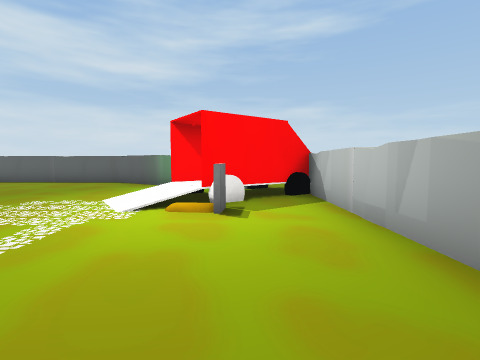
view 1 (above)

22 first-person views from a walk through a scene from a Unity 3-D project. The camera is 1.5 m above the floor, tilts 4° down and sees 85° across. The floor is counted in squares, 2 m on a side. Each view is taken from the middle of a square. On the plan, view 1 faces up. The plan holds only what a view shows up to about 9 squares ahead; the rest is blank. The place goes on beyond the plan. Some surface patterns are stand-ins.

view 2
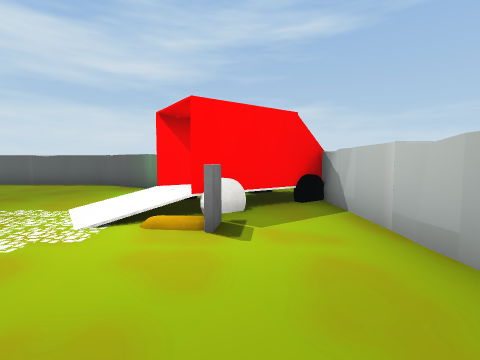

view 3
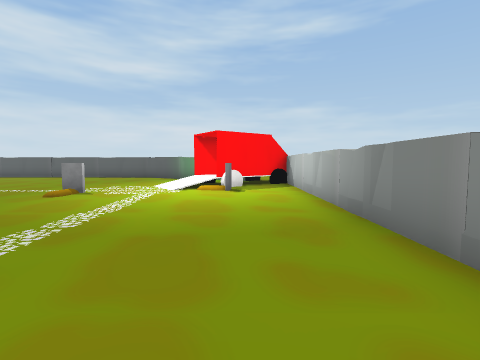

view 4
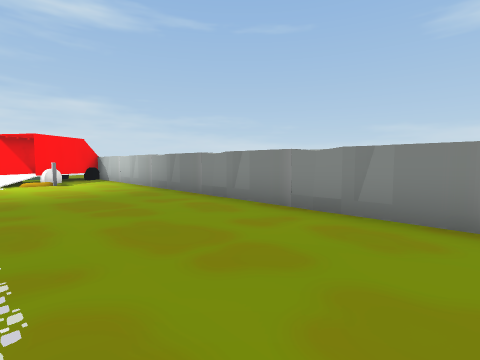

view 5
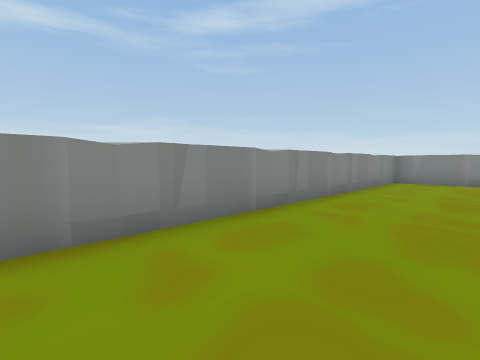

view 6
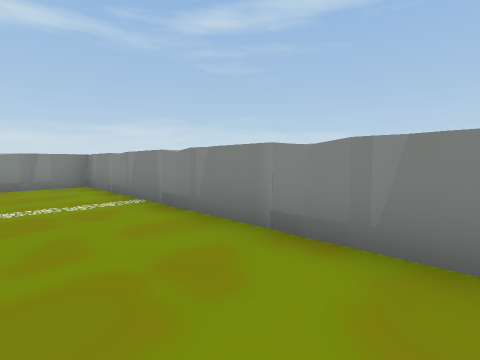

view 7
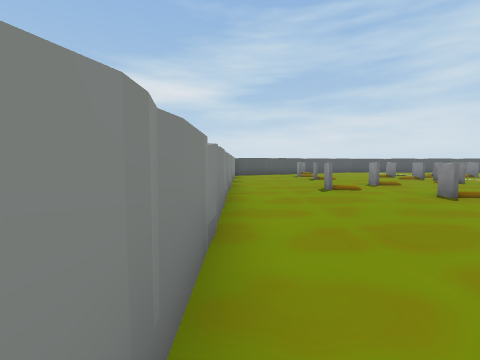

view 8
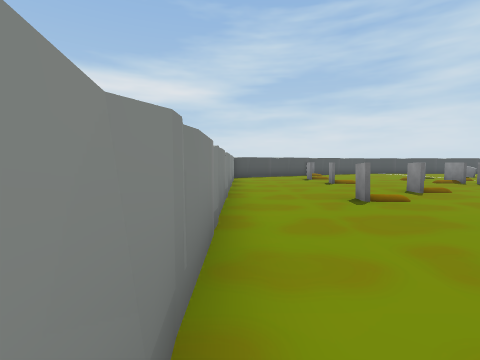

view 9
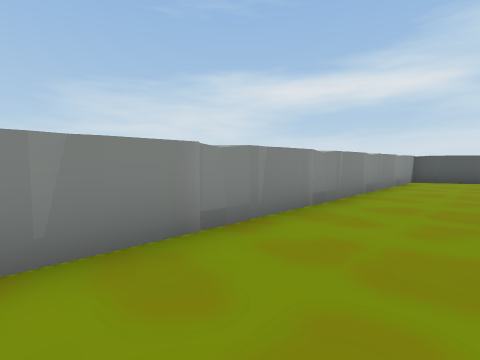

view 10
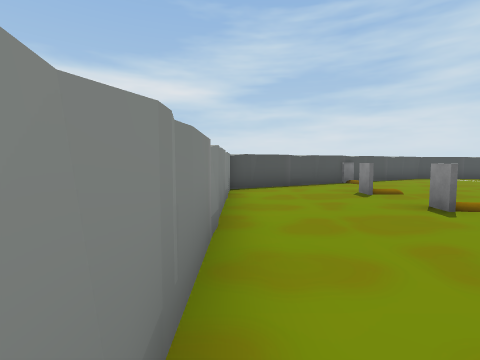

view 11
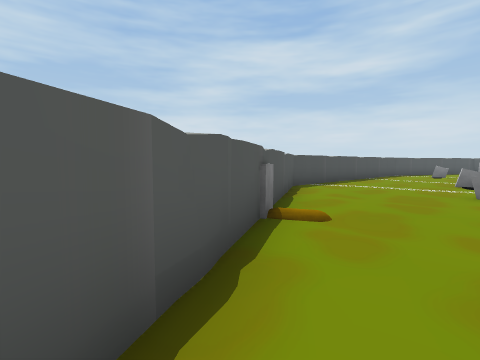

view 12
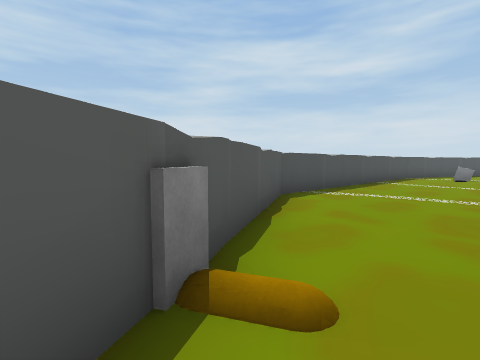

view 13
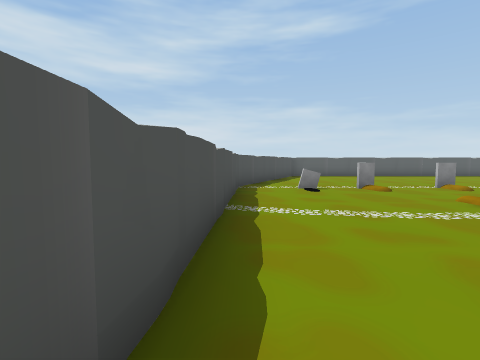

view 14
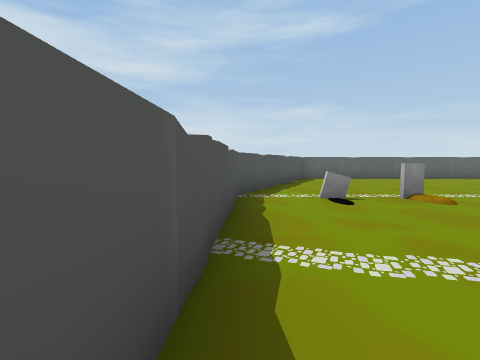

view 15
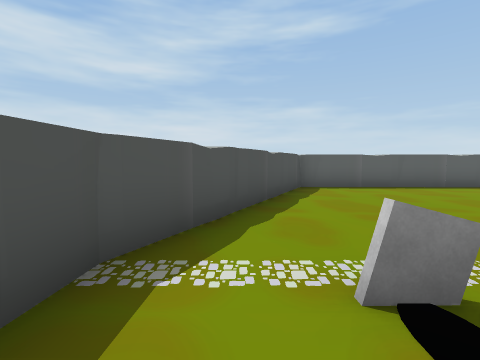

view 16
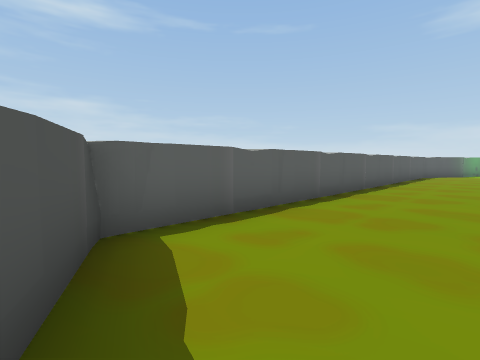

view 17
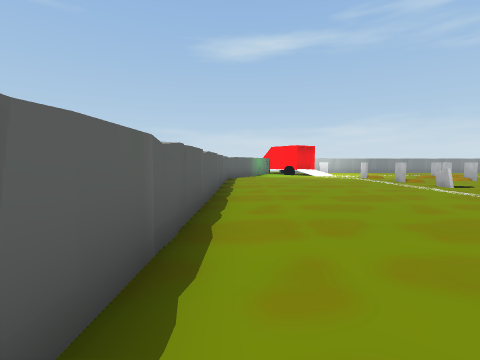

view 18
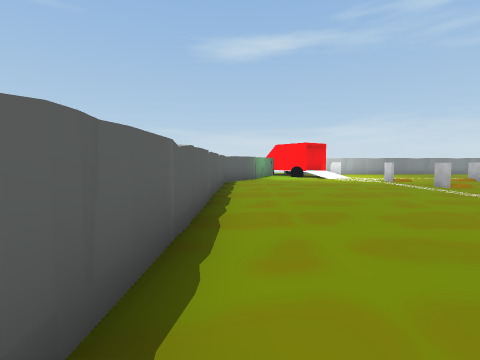

view 19
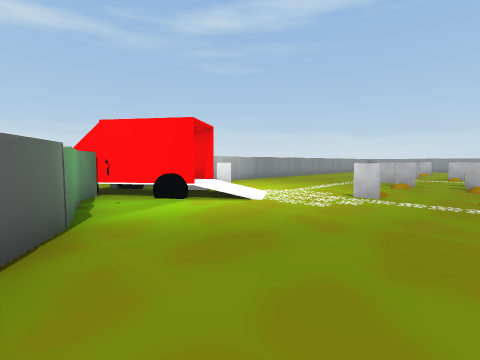

view 20
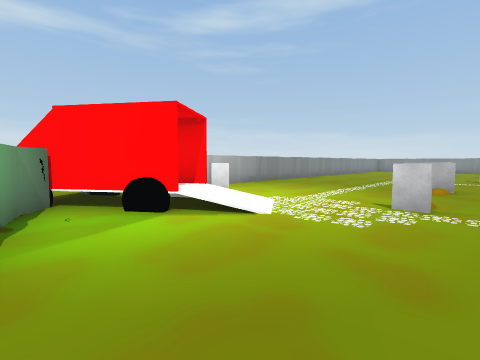

view 21
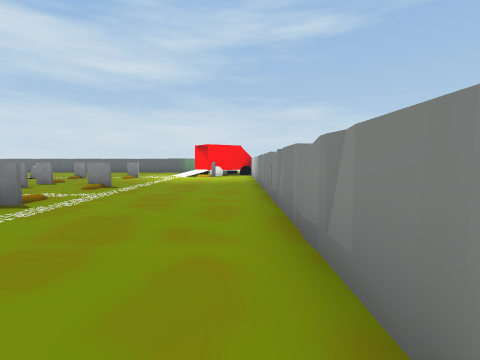

view 22
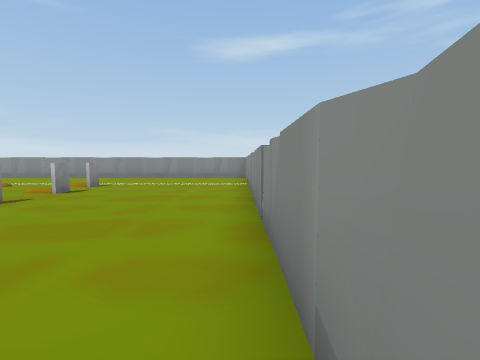

### Floor plan
Key: @ floor where view 1 was taken; # wall or solid block; . main floor; : floor 0.25 m higher than the main floor; / step, stairs or slope; T tombstone; O other object.
Columns run from 22 left of view 1 to 2 right of it. Each row starts with its distance up from view 1.
 10    #################
  9    #...............##
  8   ##................###
  7   #..................##
  6  ##..................###
  5  #..................//###
  4  #.....T.  ........../T.#
  3  #.O.T.:     .O.T.T.....#
  2 ##......      ..........#
  1 #.....         .........#
  0 #....T          T.T...@.#
 -1 #....            T.T....#
 -2 #...O            .......#
 -3 #....             ......#
 -4 #.....             /....#
 -5 #....O  OO         O....#
 -6 ##....  /.         .....#
 -7  #..... .....    ... ...#
 -8  ##............ //// ...#
 -9   #T..../..T.T..OT.T....#
-10   ##..T.T...:...........#
-11    #........T...........#
-12    ##...................#
-13     ##..................#
-14      ####################

Positions as (right, up) in squares from view 1, and headings:
1: (0, 0), facing up
2: (0, 1), facing up
3: (0, -3), facing up
4: (-2, -6), facing up-right
5: (-1, -3), facing down-right
6: (-7, -11), facing down-right
7: (-3, -13), facing left
8: (-5, -13), facing left
9: (-6, -11), facing down-left
10: (-10, -13), facing left
11: (-17, -12), facing up-left
12: (-18, -10), facing up-left
13: (-21, -4), facing up
14: (-21, -2), facing up
15: (-20, 2), facing up
16: (-19, 7), facing up-right
17: (-16, 9), facing right
18: (-14, 9), facing right
19: (-6, 9), facing down-right
20: (-5, 8), facing down-right
21: (1, -9), facing up
22: (-11, -13), facing right
